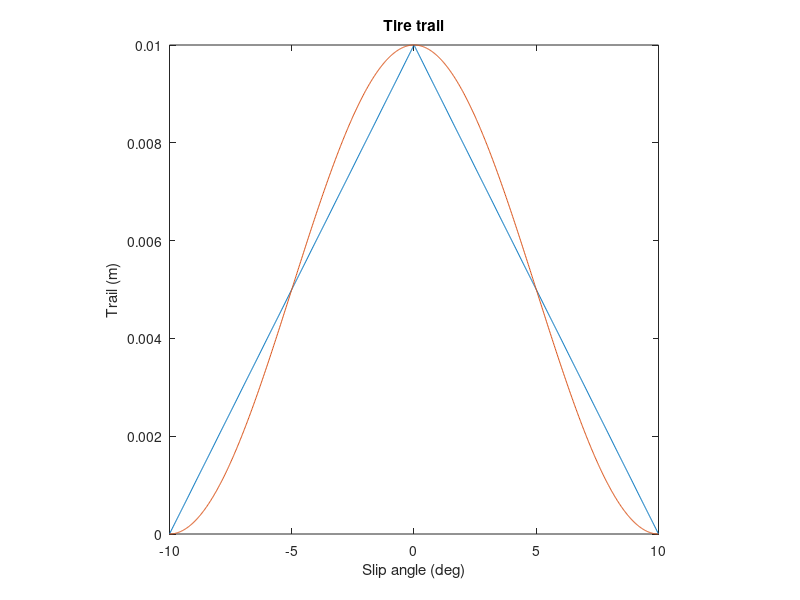

This chart was generated by the following MATLAB code:
close("all"); clear; clc;

ns = 1E03;
slip_max = deg2rad(10);
a0 = 0.01;
slip = linspace(-slip_max,slip_max,ns);

% Lot and Sharp's function
a = a0.*(1 - abs(slip./slip_max));

% cosine approximation
a1 = a0.*cos((pi/2).*(slip./(slip_max))).^2;

fig = figure();
axe = axes(fig);
hold(axe,"on");
plot(axe,rad2deg(slip),a);
plot(axe,rad2deg(slip),a1);
hold(axe,"off");
axis(axe,"square");
box(axe, "on");
title("Tire trail");
xlabel("Slip angle (deg)");
ylabel("Trail (m)");